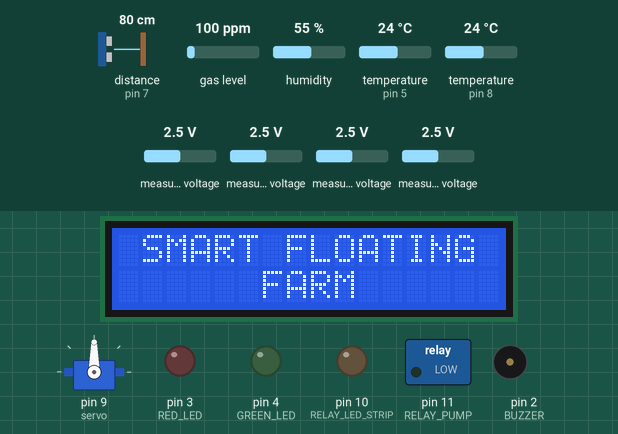
Recording of a sketch running on a simulated Arduino Uno, built with avr-gcc and run on an emulated ATmega328P. Parts: servo, 16×2 character LCD, switched loads named in the sketch (green lamp = pin HIGH), output pins drawn as LEDs (lit = HIGH), buzzer (waves = sounding, pin HIGH). Inputs (shaded band) come from the test bench; at power-on: distance to the obstacle (sensor on pin 7) 80 cm, gas level 100 ppm, humidity 55 %, temperature (sensors on pin 5, pin 8) 24 °C, measured voltage 2.5 V. The echo pulse lasts 58.3 µs per cm; the local clock reads 2024-03-15 10:24:30 at power-on unless the sketch sets it; what the sketch prints to the serial monitor is not drawn.

Above: at 0.6 s.
At 1.7 s:
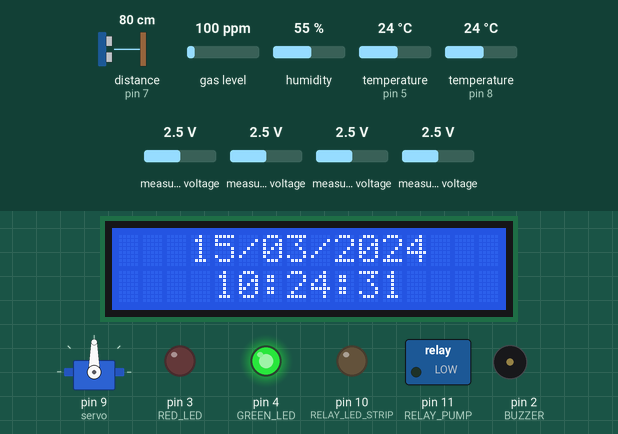
At 4.5 s:
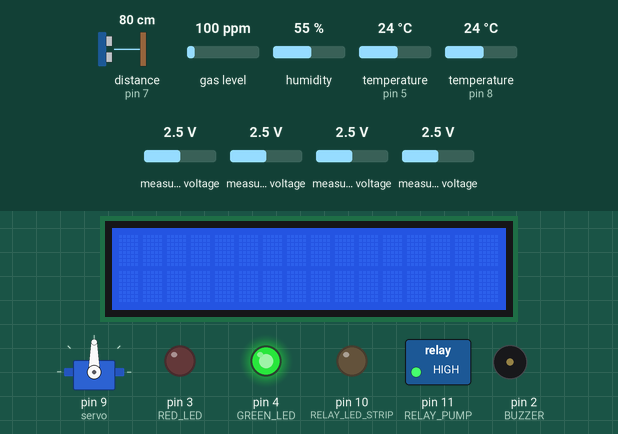
At 12.5 s:
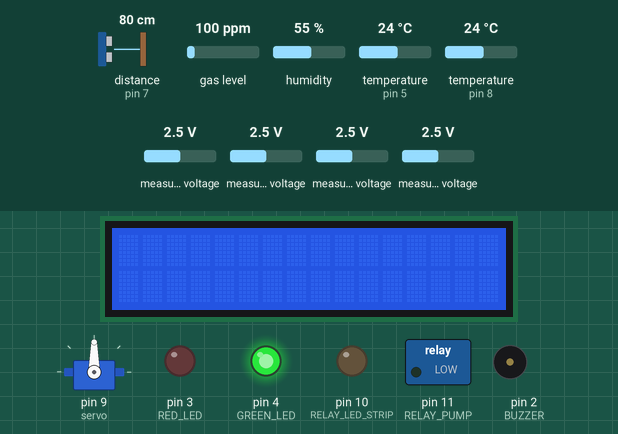
Timing chart, 0 to 36.0 s (numbered marks = the images above):
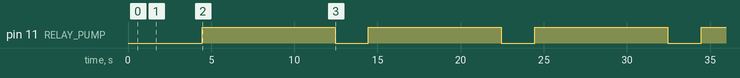

The sketch:

smart_floating_farm.ino
```cpp
/*
 * LIST LIBRARIES USED
 */
#include <TimeLib.h>            // Time library
#include <TimeAlarms.h>         // Library for Set alarm. By : Michael Margolis 2008-2011
#include <Wire.h>               // I2C library
#include <OneWire.h>            // 1-Wire library
#include <DS1307RTC.h>          // RTC DS1307 library. By : Michael Margolis 2009
#include <dht.h>                // all DHT library. By : Rob Tillaart 2011
#include <DallasTemperature.h>  // DS18B20 library. By : Miles Burton, Tim Newsome, and Guil Barros
#include <Adafruit_ADS1015.h>   // ADS1115 16 bit ADC library. By : K. Townsend (Adafruit Industries)
#include <Servo.h>              // Servo library
#include <NewPing.h>            // Ultrasonic Range Sensor library. By : Tim Eckel 2015
#include <MQ2.h>                // MQ2 gas sensor library.
#include <LiquidCrystal_I2C.h>  // LCD library using I2C communication. By Francisco Malpartida 2011
#include "pitches.h"


/* DEFINE PARAMETER FOR SENSOR AND COMPONENTS */

//ADS1115
Adafruit_ADS1115 ads;

//D18B20
#define ONE_WIRE_BUS 8
OneWire oneWire(ONE_WIRE_BUS);
DallasTemperature sensors(&oneWire);
DeviceAddress insideThermometer;

//DHT11
dht DHT;
#define DHT11_PIN 5

//ULTRASONIC RANGE - PING
#define TRIGGER_PIN  6  // Arduino pin tied to trigger pin on the ultrasonic sensor.
#define ECHO_PIN     7  // Arduino pin tied to echo pin on the ultrasonic sensor.
#define MAX_DISTANCE 200 // Maximum distance we want to ping for (in centimeters). Maximum sensor distance is rated at 400-500cm.
NewPing sonar(TRIGGER_PIN, ECHO_PIN, MAX_DISTANCE); // NewPing setup of pins and maximum distance.

//MQ02
MQ2 mq2(A3);

//ALARM FOR SHOWERING THE PLANT
AlarmId id;

//RTC DS1307
tmElements_t tm;

//LCD I2C PACK
//Set the LCD I2C address. To insure the address is right, please check with I2C_scanner. Available at Arduino Playground
LiquidCrystal_I2C lcd(0x27, 2, 1, 0, 4, 5, 6, 7, 3, POSITIVE);

//SERVO
Servo servo;

//GLOBAL VARIABEL
byte distance;
int smoke;
int16_t adc0, adc1, adc2, adc3;
float water, soil, termistor, light, lm35, temp, humid, vibration, water_temp;
double ads_max = 32767.0;
String dates, data;

void setup() {
  //SENSORS INITIALIZATION
  ads.begin();          // ADS1115
  mq2.begin();          // MQ02
  sensors.begin();      // DS18B20

  //OUTPUT
  pinMode(2, OUTPUT);   // BUZZER
  pinMode(3, OUTPUT);   // RED LED
  pinMode(4, OUTPUT);   // GREEN LED
  pinMode(10, OUTPUT);  // RELAY LED STRIP
  pinMode(11, OUTPUT);  // RELAY PUMP
  servo.attach(9);      // SERVO
  Serial.begin(9600);   // SERIAL COMMUNICATION
  lcd.begin(16, 2);     // LCD INITIALISATION

  //WELCOME
  lcd.setCursor(0, 0);
  lcd.print(F(" SMART FLOATING"));
  lcd.setCursor(6, 1);
  lcd.print(F("FARM"));
  delay(1000);
  lcd.clear();

  //RTC INITIALISATION
  if (RTC.read(tm)) {
    setSyncProvider(RTC.get);
    dates = print2digit(tm.Day);
    lcd.setCursor(3, 0);
    lcd.print(dates);
    lcd.print("/");
    dates = print2digit(tm.Month);
    lcd.print(dates);
    lcd.print("/");
    lcd.print(String(tmYearToCalendar(tm.Year)));
    lcd.setCursor(4, 1);
    dates = print2digit(tm.Hour);
    lcd.print(dates);
    lcd.print(":");
    dates = print2digit(tm.Minute);
    lcd.print(dates);
    lcd.print(":");
    dates = print2digit(tm.Second);
    lcd.print(dates);
    digitalWrite(4, HIGH);
    digitalWrite(3, LOW);
    delay(1000);
    lcd.clear();
  }
  else {
    lcd.setCursor(0, 0);
    lcd.print(F("Clock chip ERROR"));
    lcd.print(F("Contact CS"));
    digitalWrite(3, HIGH);
    digitalWrite(4, LOW);
    return;
  }


  /* CHECK NETWORK */


  //SET TIME FOR SHOWERING THE PLANT
  Alarm.timerRepeat(7, 00, 0, siram);    // timer for every 1 seconds
  Alarm.timerRepeat(17, 00, 0, siram);
  //Alarm.timerRepeat(1 * 60, ambildata);
}

void loop() {

  unsigned long startTime = 0;
  startTime = millis();

  //READ SENSOR
  light = analogRead(A0) / 1023.0 * 100.0;
  vibration = analogRead(A1) / 1023.0 * 100.0;
  adc0 = ads.readADC_SingleEnded(0);
  adc1 = ads.readADC_SingleEnded(1);
  adc2 = ads.readADC_SingleEnded(2);
  adc3 = ads.readADC_SingleEnded(3);
  water = adc0 / ads_max * 100.0;
  soil = adc1 / ads_max * 100.0;
  termistor = adc2 / ads_max * 100.0;
  lm35 = 6.144 * adc3 * 100.0 / ads_max;
  distance = sonar.ping_cm();
  smoke = mq2.readSmoke();

  //DHT11
  int chk = DHT.read11(DHT11_PIN);
  while (chk < 0) {
    chk = DHT.read11(DHT11_PIN);
    if (chk == 0) {
      break;
    }
  }
  humid = DHT.humidity;
  temp = DHT.temperature;

  //DS18B20
  sensors.requestTemperatures();
  water_temp = sensors.getTempCByIndex(0);

  //GET TIME
  RTC.read(tm);

  //SEND DATA
  data = '|' + String (tmYearToCalendar(tm.Year)) + '/' + String (tm.Month) + '/' + String (tm.Day);
  data = data + ' ' + String (tm.Hour) + ':' + String (tm.Minute) + ',' ;
  data = data + String (distance) + ',' + String (smoke)  + ',' + String (water) + ',' ;
  data = data + String (soil) + ',' + String (termistor) + ',' + String (light) + ',' + String (lm35);
  data = data + ',' + String (temp) + ',' + String (humid) + ',' + String (vibration) + String (water_temp) + '|';

  //CHECK TIME CONSUME FOR DO THIS PROGRAM
  Serial.println(millis() - startTime);
  delay(1000);

  //CHECK THRESHOLD
  if (water < 50.0 || soil < 50.0 || lm35 > 18.0)
  {
    siram();
  }

  if (light < 30.0) // TURN ON LED
  {
    digitalWrite(10, HIGH);
  }

  if (temp > 30 || humid > 75) //OPEN ROOF
  {
    servo.write(90);
  }
  if (temp <= 30 || humid <= 75) //CLOSE ROOF
  {
    servo.write(0);
  }
  if (vibration > 50.0 || smoke > 50.0) //TURN ON BUZZER FOR WARNING
  {
    tone(2, NOTE_G7, 1000);
    delay(2000);
    noTone(2);
  }
}


String print2digit(byte num) {
  String data;
  if (num >= 0 && num < 10)
  {
    data = '0' + String(num);
  }
  else
  {
    data = String(num);
  }
  return data;
}

void siram()
{
  for (byte i = 0; 1 < 6; i++) {
    digitalWrite(11, HIGH);
    delay(8 * 1000);
    digitalWrite(11, LOW);
    delay(2 * 1000);
  }
}

void ambildata()
{

}
```

pitches.h
```cpp
/*************************************************
 * Public Constants
 *************************************************/

#define NOTE_B0  31
#define NOTE_C1  33
#define NOTE_CS1 35
#define NOTE_D1  37
#define NOTE_DS1 39
#define NOTE_E1  41
#define NOTE_F1  44
#define NOTE_FS1 46
#define NOTE_G1  49
#define NOTE_GS1 52
#define NOTE_A1  55
#define NOTE_AS1 58
#define NOTE_B1  62
#define NOTE_C2  65
#define NOTE_CS2 69
#define NOTE_D2  73
#define NOTE_DS2 78
#define NOTE_E2  82
#define NOTE_F2  87
#define NOTE_FS2 93
#define NOTE_G2  98
#define NOTE_GS2 104
#define NOTE_A2  110
#define NOTE_AS2 117
#define NOTE_B2  123
#define NOTE_C3  131
#define NOTE_CS3 139
#define NOTE_D3  147
#define NOTE_DS3 156
#define NOTE_E3  165
#define NOTE_F3  175
#define NOTE_FS3 185
#define NOTE_G3  196
#define NOTE_GS3 208
#define NOTE_A3  220
#define NOTE_AS3 233
#define NOTE_B3  247
#define NOTE_C4  262
#define NOTE_CS4 277
#define NOTE_D4  294
#define NOTE_DS4 311
#define NOTE_E4  330
#define NOTE_F4  349
#define NOTE_FS4 370
#define NOTE_G4  392
#define NOTE_GS4 415
#define NOTE_A4  440
#define NOTE_AS4 466
#define NOTE_B4  494
#define NOTE_C5  523
#define NOTE_CS5 554
#define NOTE_D5  587
#define NOTE_DS5 622
#define NOTE_E5  659
#define NOTE_F5  698
#define NOTE_FS5 740
#define NOTE_G5  784
#define NOTE_GS5 831
#define NOTE_A5  880
#define NOTE_AS5 932
#define NOTE_B5  988
#define NOTE_C6  1047
#define NOTE_CS6 1109
#define NOTE_D6  1175
#define NOTE_DS6 1245
#define NOTE_E6  1319
#define NOTE_F6  1397
#define NOTE_FS6 1480
#define NOTE_G6  1568
#define NOTE_GS6 1661
#define NOTE_A6  1760
#define NOTE_AS6 1865
#define NOTE_B6  1976
#define NOTE_C7  2093
#define NOTE_CS7 2217
#define NOTE_D7  2349
#define NOTE_DS7 2489
#define NOTE_E7  2637
#define NOTE_F7  2794
#define NOTE_FS7 2960
#define NOTE_G7  3136
#define NOTE_GS7 3322
#define NOTE_A7  3520
#define NOTE_AS7 3729
#define NOTE_B7  3951
#define NOTE_C8  4186
#define NOTE_CS8 4435
#define NOTE_D8  4699
#define NOTE_DS8 4978
```

Sensor_configuration.c
```cpp
/*
 * GSM           - 0 1
 * BUZZER        - 2
 * LED MERAH     - 3
 * LED HIJAU     - 4
 * DHT11         - 5
 * USIRR         - 6 7
 * DS18B20       - 8
 * SERVO         - 9
 * RELAY MOTOR   - 10
 * LDR           - A0
 * LM35          - A1
 * BUTTON        - A2
 * MQ02          - A3
 * RTC           - A4 A5
 * ADS1115       - A4 A5
 * LCD I2C       - A4 A5
 * SOIL MOISTURE - ADS1
 * TERMISTOR     - ADS2
 * VIBRATION     - ADS3
 *
 */
```

Measured:
- by itself, pin 11 (RELAY_PUMP): alternates HIGH for 8.0 s and LOW for 2.0 s
- what the display in image 0 shows lasts 1.0 s, from 0.6 s to 1.6 s
